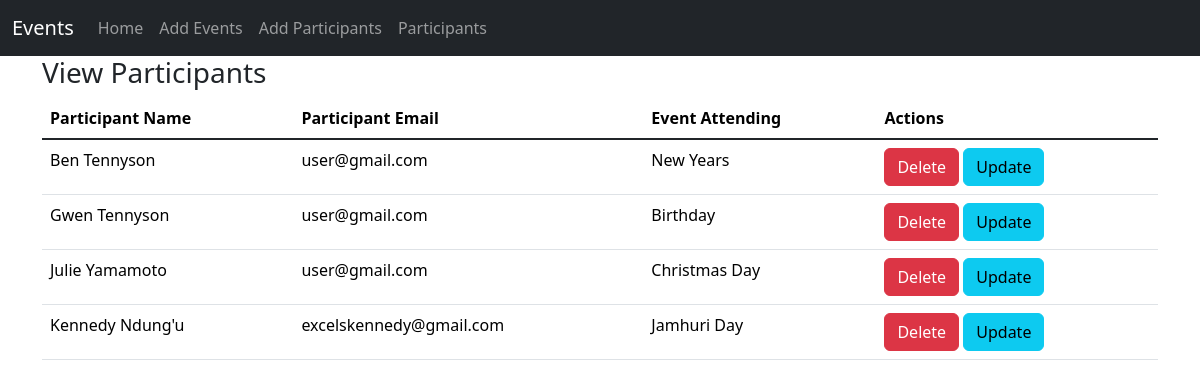
Page /participants/ on the committed database.
### events/models.py (models this page shows, shortened)
class Participant(models.Model):
    name = models.CharField(max_length=100)
    email = models.EmailField()
    events = models.ManyToManyField(Event)

class Event(models.Model):
    name = models.CharField(max_length=100, blank=False, null=False)
    description = models.TextField(blank=False, null=False)
    location = models.CharField(max_length=100, blank=False, null=False)
    start_time = models.DateField()
    end_time = models.DateField()
    organizer = models.CharField(max_length=100, blank=False, null=False)

### events/views.py (the view)
# urls.py: path('participants/', views.participants, name='participants'),
def participants(request):
    participant = Participant.objects.all()
    context = {"participant": participant}
    return render(request, 'participants.html', context)

### events/templates/participants.html (shortened to what this page needs)
{% load static %}
<!doctype html>
<html lang="en">
<head>
    <link rel="stylesheet" href="{% static 'css/bootstrap.min.css' %}">
</head>
<body>
<nav class="navbar navbar-expand-sm bg-dark navbar-dark">
  <div class="container-fluid">
    <a class="navbar-brand" href="{% url 'event' %}">Events</a>
    <div class="collapse navbar-collapse" id="collapsibleNavbar">
      <ul class="navbar-nav">
        <li class="nav-item">
          <a class="nav-link" href="{% url 'event' %}">Home</a>
        </li>
        <li class="nav-item">
          <a class="nav-link" href="{% url 'add_event' %}">Add Events</a>
        </li>
        <li class="nav-item">
          <a class="nav-link" href="{% url 'add_participant' %}">Add Participants</a>
        </li>
        <li class="nav-item">
          <a class="nav-link" href="{% url 'participants' %}">Participants</a>
        </li>
      </ul>
    </div>
  </div>
</nav>
<div class="container">
    <h3>View Participants</h3>
    <table class="table table-hover">
        <thead>
        <tr>
            <th scope="col">Participant Name</th>
            <th scope="col">Participant Email</th>
            <th scope="col">Event Attending</th>
            <th scope="col">Actions</th>
        </tr>
        </thead>
        <tbody class="table-group-divider">
        {% for d in participant %}
            <tr>
                <td>{{ d.name }}</td>
                <td>{{ d.email }}</td>
                <td>
                    {% for event in d.events.all %}
                        {{ event.name }}{% if not forloop.last %}, {% endif %}
                    {% endfor %}
                </td>
                <td>
                    <a class="btn btn-danger" href="/delete_participant/{{ d.id }}">Delete</a>
                    <a class="btn btn-info" href="/update_participant/{{ d.id }}">Update</a>
                </td>
            </tr>
        {% endfor %}
        </tbody>
    </table>
</div>
</body>
</html>

### rows in the picture
Participant: name "Ben Tennyson", email "user@gmail.com"
Event: name "New Years"
Participant: name "Gwen Tennyson", email "user@gmail.com"
Event: name "Birthday"
Participant: name "Julie Yamamoto", email "user@gmail.com"
Event: name "Christmas Day"
Participant: name "Kennedy Ndung'u", email "excelskennedy@gmail.com"
Event: name "Jamhuri Day"
